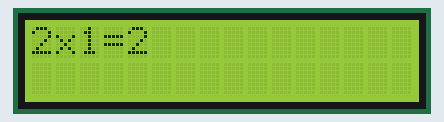
A sketch run on a simulated Arduino Uno, built with avr-gcc and run on an emulated ATmega328P. Parts: 16×2 character LCD.

Above: at 0.2 s.
At 4.2 s:
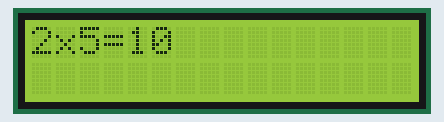
At 9.2 s:
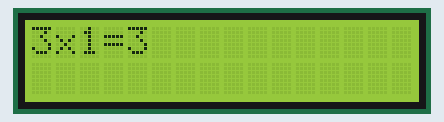
At 19.3 s:
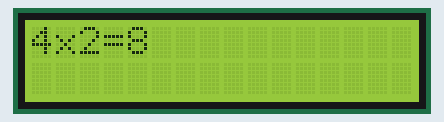
At 28.4 s:
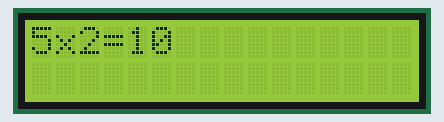
At 38.4 s:
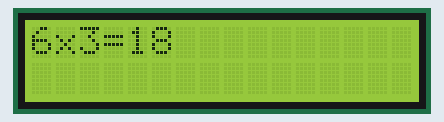

Measured:
- what the display in image 1 shows lasts 1.0 s, from 4.2 s to 5.2 s

The sketch:

5_LCD_multiplication_table.ino
```cpp
// SDA A4, SCL A5
#include <LiquidCrystal_I2C.h>

// arguments: uint8_t lcd_addr, uint8_t lcd_cols, uint8_t lcd_rows(, uint8_t charsize)
// lcd_addr: 0x27 or 0x3F
LiquidCrystal_I2C lcd(0x27, 16, 2);

void setup(){
  lcd.init();
  lcd.begin(16, 2);
  lcd.backlight();
}

void loop(){
  for(int i=2; i<10; i++){
    for(int j=1; j<10; j++){
      lcd.setCursor(0, 0);
      lcd.print(i);
      lcd.print("x");	// put char next position if already exist
      lcd.print(j);
      lcd.print("=");
      lcd.print(i*j);
      delay(1000);
    }
    lcd.clear();
  }
}
```
